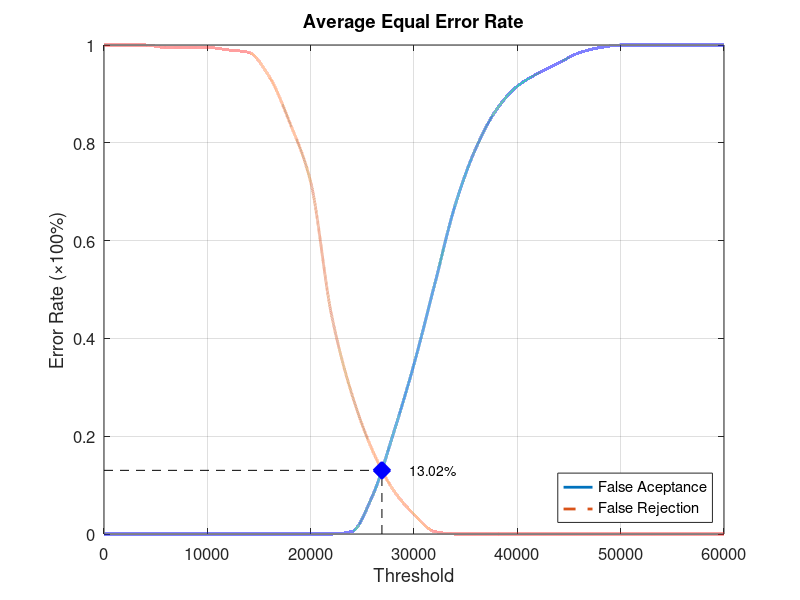
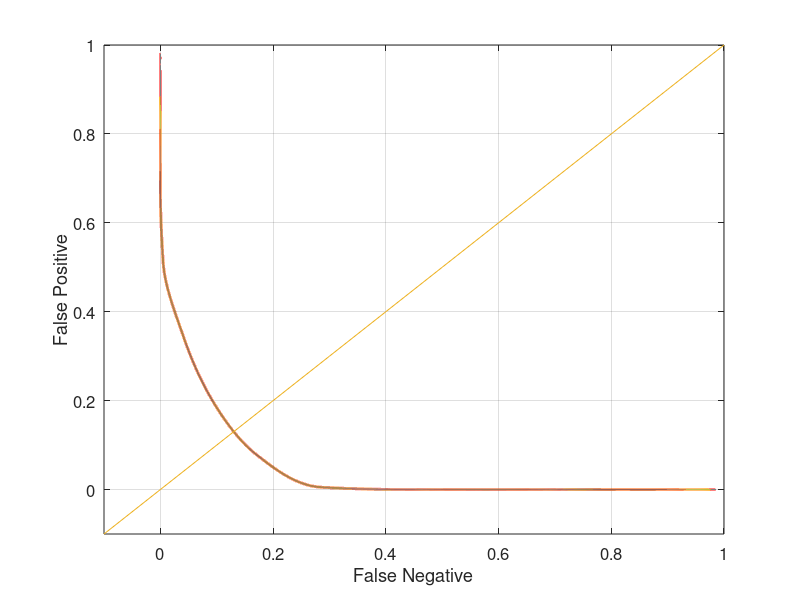

Reproduce these figures in MATLAB, in order.
function yEER = Database1_2
close all;
clear;
clc;
x = 0:2000:60000;
xq = 0:0.5:60000;

y0 = [0 0 0 0 0 0 0 0 0 0 0 0 0.00526316 0.0789474 0.205263 0.347368 0.510526 0.673684 0.789474 0.868421 0.915789 0.942105 0.963158 0.984211 0.994737 1 1 1 1 1 1];
yy0 = interp1(x, y0, xq, 'pchip');
y1 = [1 1 1 0.995 0.995 0.995 0.99 0.985 0.935 0.84 0.72 0.45 0.285 0.17 0.09 0.04 0.005 0 0 0 0 0 0 0 0 0 0 0 0 0 0];
yy1 = interp1(x, y1, xq, 'pchip');

% Calculating EER: 
y2 = abs(y0 - y1);
find(y2 == min(y2))
yy2 = abs(yy0 - yy1);
xEER = find(yy2 == min(yy2));
xEERIndex = xq(xEER) % X-axis EER
yEER = yy0(xEER) % Y-axis EER

main = figure
plot(xq, yy0,'-','LineWidth', 2);	hold on
plot(xq, yy1,'--','LineWidth', 2);	hold on
plot([xEERIndex xEERIndex], [0 yEER], 'k--');	hold on
plot([0 xEERIndex], [yEER yEER], 'k--');	hold on
plot(xEERIndex, yEER, 'bx', 'LineWidth', 10);	hold on
text(xEERIndex + 10 * xEERIndex / 100, yEER, [num2str(round((10000 * yEER)) / 100) '%'])
legend('False Aceptance', 'False Rejection', 'Location', 'SouthEast')
xlabel('Threshold')
ylabel('Error Rate (\times100%)')
title('Average Equal Error Rate')
set(gca, 'FontSize', 12)
axis([0 60000 0 1])
grid on

print(main, 'Database1_2Main', '-dpng');
FNRxFPR = figure('Color', [1 1 1]);
plot(yy1, yy0, '-', yy1, yy0, 'LineWidth', 2);
hold on
y = -0.1:0.1:1
plot(y, y); 
set(gca, 'FontSize', 12)
xlabel('False Negative')
ylabel('False Positive')
axis([-0.1 1 -0.1 1])
set(gca, 'FontSize', 12)
grid on

print(FNRxFPR, 'Database1_2FNRxFPR','-dpng');
end
